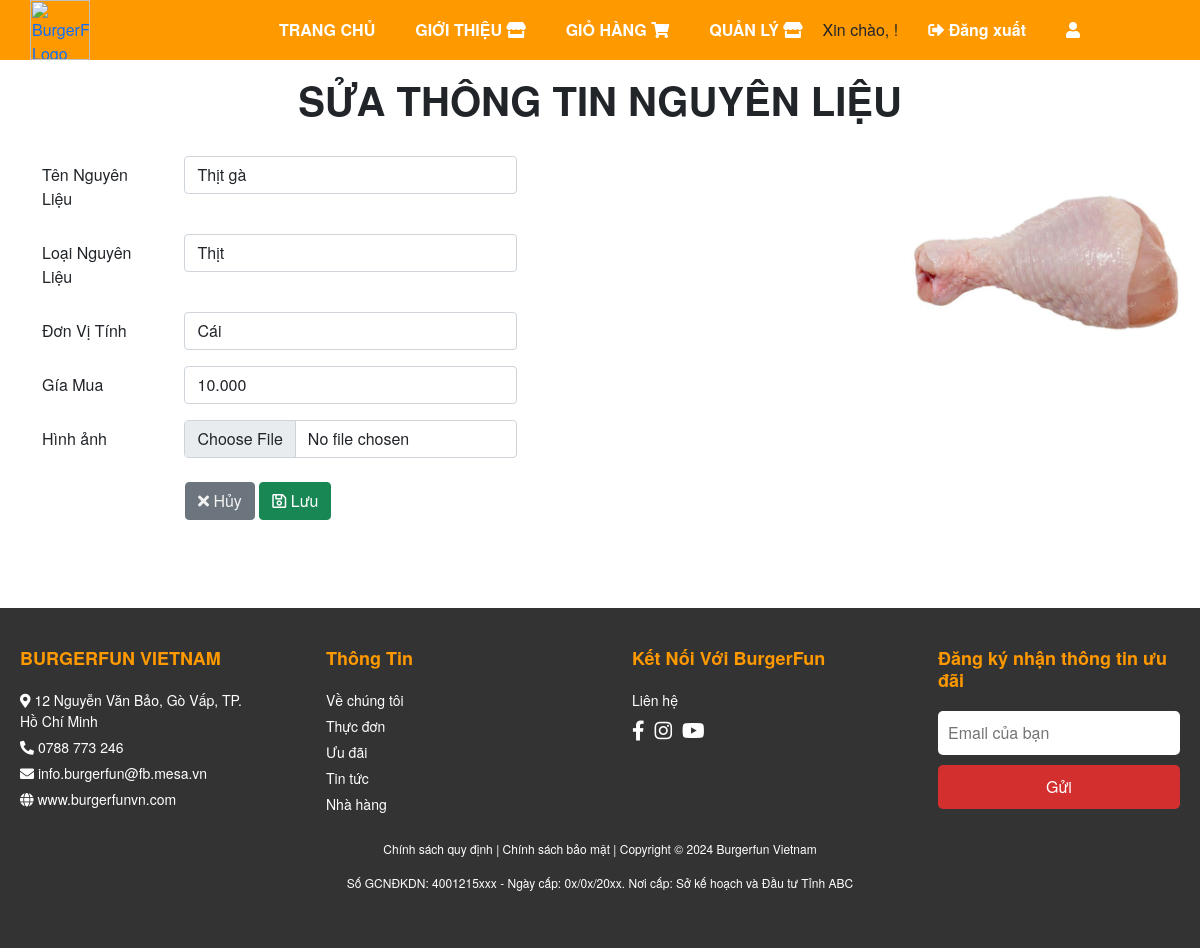
/index.php?page=quanly/quanlynguyenlieu/suanguyenlieu&idnl=1&idch=1 (signed in), run on the app's committed database.
### tables this page shows
CREATE TABLE `nguyenlieu` (
  `MaNguyenLieu` int(20) NOT NULL,
  `TenNguyenLieu` varchar(255) NOT NULL,
  `HinhAnh` varchar(255) NOT NULL,
  `GiaMua` int(20) NOT NULL,
  `TinhTrang` int(20) NOT NULL,
  `MaLoaiNguyenLieu` int(20) NOT NULL,
  `MaDonViTinh` int(20) NOT NULL,
  `NguyenLieuTuoi` int(11) NOT NULL
);

### model/mNguyenLieu.php (called while the page is built, shortened)
<?php
class mnguyenlieu{
    public function select1nguyenlieu($masp,$mach){
        $p= new clsKetNoi();
        $conn=$p->moKetNoi();
        $str="select s.MaNguyenLieu,s.TenNguyenLieu,s.GiaMua,s.MaLoaiNguyenLieu,s.MaDonViTinh,t.TenLoaiNguyenLieu,slt.SoLuong,s.HinhAnh,c.TenCuaHang,c.MaCuaHang,s.TinhTrang from nguyenlieu s inner join loainguyenlieu t on s.MaLoaiNguyenLieu = t.MaLoaiNguyenLieu inner join soluongton slt on s.MaNguyenLieu=slt.MaNguyenLieu inner join cuahang c on c.MaCuaHang=slt.MaCuaHang where s.MaNguyenLieu = $masp and slt.MaCuaHang =$mach" ;
        $ketqua = mysqli_query($conn,$str);
        return $ketqua;
    }
}
?>

### controller/cNguyenLieu.php (called while the page is built, shortened)
<?php
include_once("model/mNguyenLieu.php");
class cnguyenlieu{
public function get1nguyenlieu($masp,$mach){
    $p = new mnguyenlieu();
    $table=$p->select1nguyenlieu($masp,$mach);
    if($table->num_rows>0){
       return $table;
    }else{
        return false;
    }
}
}
?>

### model/mLoaiNguyenLieu.php (called while the page is built, shortened)
<?php
class mloainguyenlieu{
    public function selectallloainguyenlieu(){
        $p= new clsKetNoi();
        $conn=$p->moKetNoi();
        $str="select * from loainguyenlieu ";
        $ketqua = mysqli_query($conn,$str);
        return $ketqua;
    }
}
?>

### controller/cLoaiNguyenLieu.php (called while the page is built, shortened)
<?php
include_once("model/mloainguyenlieu.php");
class cloainguyenlieu{
    public function getallloainguyenlieu(){
        $p = new mloainguyenlieu();
        $table=$p->selectallloainguyenlieu();
        if($table->num_rows>0){
           return $table;
        }else{
            return false;
        }
    }
}
?>

### model/mDonViTinh.php (called while the page is built, shortened)
<?php
class mdonvitinh{
    public function selectalldvt(){
        $p= new clsKetNoi();
        $conn=$p->moKetNoi();
        $str="select * from donvitinh ";
        $ketqua = mysqli_query($conn,$str);
        return $ketqua;
    }
}
?>

### controller/cDonViTinh.php (called while the page is built, shortened)
<?php
include_once("model/mDonViTinh.php");
class cdonvitinh{
    public function getalldvt(){
        $p = new mdonvitinh();
        $table=$p->selectalldvt();
        if($table->num_rows>0){
           return $table;
        }else{
            return false;
        }
    }
}
?>

### view/page/quanly/quanlynguyenlieu/suanguyenlieu/index.php (the view, shortened to what this page needs)
<?php
include_once("controller/cNguyenLieu.php");
$p = new cnguyenlieu();
$manl= $_REQUEST["idnl"];
$mach=$_REQUEST["idch"];
$kq=$p->get1nguyenlieu($manl,$mach);
if($kq){
    while($r=$kq->fetch_assoc()){
        $tennl=$r["TenNguyenLieu"];
        $giamua=$r["GiaMua"];
        $gia = number_format($giamua, 0, ',', '.');
        $hinhanh=$r["HinhAnh"];
        $loainl=$r["MaLoaiNguyenLieu"];
        $dvt=$r["MaDonViTinh"];
    }
}else{
    echo '<script>alert("ma san pham khong ton tai")</script>';
}
?>
<body>
        <div class="container qlnl">
            <h1 class="d-flex justify-content-center py-3 font-weight-bold">SỬA THÔNG TIN NGUYÊN LIỆU</h1>
            <form action="" method="post" enctype="multipart/form-data">
            <div class=" row">
                <div class="suanl-left col-9     ">
                    <div class="form-group row py-2">
                        <label for="" class="col-sm-2 col-form-label">Tên Nguyên Liệu</label>
                        <div class="col-sm-5">
                            <input type="text" class="form-control" value="<?php if(isset($tennl)) echo $tennl ?>" name="TenNguyenLieu" id="">
                        </div>
                    </div>
                    <div class="form-group row py-2">
                <label for="" class="col-sm-2 col-form-label">Loại Nguyên Liệu</label>
                <div class="col-sm-5">
                    <select name="maloainl" class="form-control" required>
                        <?php
                        include_once("controller/cLoaiNguyenLieu.php");
                        $x=new cloainguyenlieu();
                        $loai = $x->getallloainguyenlieu();
                        if(!$loai){
                            echo "khong co data";
                        }else{
                            while($r= $loai->fetch_assoc()) {
                                if($r["MaLoaiNguyenLieu"]==$loainl){
                                    echo '<option name="maloainl"  value = "' .$r["MaLoaiNguyenLieu"].'" selected >'.$r["TenLoaiNguyenLieu"].'</option>';
                                }else{
                                    echo '<option name="maloainl"  value = "'.$r["MaLoaiNguyenLieu"].'"> '.$r["TenLoaiNguyenLieu"].'</option>';
                                }
                            }
                        }
                        ?>
                    </select>
                </div>
            </div>
                    <div class="form-group row py-2">
                        <label for="" class="col-sm-2 col-form-label">Đơn Vị Tính</label>
                        <div class="col-sm-5">
                            <select name="dvt" class="form-control" required>
                            <?php
                            include_once("controller/cDonViTinh.php");
                            $d=new cdonvitinh();
                            $madvt = $d->getalldvt();
                            if(!$madvt){
                                echo "khong co data";
                            }else{
                                while($r1= $madvt->fetch_assoc()) {
                                    if($r1["MaDonViTinh"]==$dvt){
                                        echo '<option name="dvt"  value = "' .$r1["MaDonViTinh"].'" selected >'.$r1["TenDonViTinh"].'</option>';
                                    }else{
                                        echo '<option name="dvt"  value = "'.$r1["MaDonViTinh"].'"> '.$r1["TenDonViTinh"].'</option>';
                                    }
                                }
                            }
                            ?>
                        </select>
                        </div>
                    </div>
                    <div class="form-group row py-2">
                        <label for="" class="col-sm-2 col-form-label">Gía Mua</label>
                        <div class="col-sm-5">
                        <input type="number" class="form-control" value="<?php if(isset($gia)) echo $gia ?>" name="giamua" id="">
                        </div>
                    </div>
                    <div class="form-group row py-2">
                        <label for="" class="col-sm-2 col-form-label">Hình ảnh</label>
                        <div class="col-sm-5">
                        <input type="file" name="hinhanh" class="form-control" id="">
                        </div>
                    </div>
                    <div class="form-actions py-3">
                        <label for="" class="col-sm-2 col-form-label"></label>
                           <button class="btn btn-secondary"><a href="index.php?page=quanly/quanlynguyenlieu"><i class="fas fa-times"></i> Hủy</a></button>
                           <button name = "submit"class="btn btn-success" onclick="showConfirm('Bạn có chắc chắn muốn sửa không?')"><i class="far fa-save"></i> Lưu</button>
                    </div>
                </div>
                <div class="suanl-right col-2">
                <img src="img/nguyenlieu/<?php  echo $hinhanh ?>" width="300px" alt="">
                </div>
            </div>
            </form>
        </div>
    </body>

### view/layout/header.php (shortened to what this page needs)
<html>
<head>
  <link href="https://cdnjs.cloudflare.com/ajax/libs/font-awesome/5.15.3/css/all.min.css" rel="stylesheet" />
  <link rel="stylesheet" href="view/layout/css/style.css?v=146">
  <link rel="stylesheet" href="view/layout/css/bootstrap-5.0.2-dist/css/bootstrap.min.css">
</head>
<body>
<div class="head">
    <div class="header ">
        <div>
          <a href="index.html"><img alt="BurgerFun Logo" src="img/logo.png" width="60" /></a>
        </div>
        <div class="h-nav">
          <a href="index.php">TRANG CHỦ  </a>
         <a href="index.php?page=gioithieu">GIỚI THIỆU <i class="fas fa-store"></i></a>
          <a href="index.php?page=giohang">GIỎ HÀNG <i class='fas fa-shopping-cart'></i></a>
          <?php
              if (isset($_SESSION["dangnhap"]) && $_SESSION["dangnhap"]) {
                  echo '<a href="index.php?page=quanly">QUẢN LÝ <i class="fas fa-store"></i></a> ';
                  echo '<span style="margin-right: 10px;">Xin chào, ' . $_SESSION["dangnhap"]["HoTen"] . '!</span>';
                  echo '<a href="index.php?page=dangxuat"><i class="fas fa-sign-out-alt"></i> Đăng xuất</a>';
              } else {
                  echo '<a href="index.php?page=dangnhap">Đăng nhập</a>';
              }
          ?>
          <a href="index.php?page=hoso"><i class="fas fa-user"></i></a>
        </div>
    </div>

### index.php (shortened to what this page needs)
<?php
require("view/layout/header.php");
if (isset($_GET["page"])) {
    $page = $_GET["page"];
} else {
    $page = 'trangchu';
}
if (file_exists("view/page/".$page."/index.php")) {
    include("view/page/".$page."/index.php");
} else {
    include("view/page/404/index.php");
}
include("view/layout/footer.php");
?>

### view/layout/footer.php
<br> <br> <br>
</body>
<footer>
        <div class="footer">
            <div class="row">
                <div class="column col-3">
                    <h3>BURGERFUN VIETNAM</h3>
                    <p><i class="fas fa-map-marker-alt"></i> 12 Nguyễn Văn Bảo, Gò Vấp, TP. Hồ Chí Minh</p>
                    <p><i class="fas fa-phone-alt"></i> 0788 773 246</p>
                    <p><i class="fas fa-envelope"></i> info.burgerfun@fb.mesa.vn</p>
                    <p><i class="fas fa-globe"></i> www.burgerfunvn.com</p>
                </div>
                <div class="column col-3">
                    <h3>Thông Tin</h3>
                    <a href="#">Về chúng tôi</a>
                    <a href="#">Thực đơn</a>
                    <a href="#">Ưu đãi</a>
                    <a href="#">Tin tức</a>
                    <a href="#">Nhà hàng</a>
                </div>
                <div class="column col-3">
                    <h3>Kết Nối Với BurgerFun</h3>
                    <a href="#">Liên hệ</a>
                    <div class="social-icons">
                        <a href="#"><i class="fab fa-facebook-f"></i></a>
                        <a href="#"><i class="fab fa-instagram"></i></a>
                        <a href="#"><i class="fab fa-youtube"></i></a>
                    </div>
                </div>
                <div class="column subscribe col-3">
                    <h3>Đăng ký nhận thông tin ưu đãi</h3>
                    <input type="email" placeholder="Email của bạn">
                    <button>Gửi</button>
                </div>
            </div>
            <div class="bottom">
                <p>Chính sách quy định | Chính sách bảo mật | Copyright © 2024 Burgerfun Vietnam</p>
                <p>Số GCNĐKDN: 4001215xxx - Ngày cấp: 0x/0x/20xx. Nơi cấp: Sở kế hoạch và Đầu tư Tỉnh ABC</p>
            </div>
        </div>
    </footer>
</html>

### view/layout/css/style.css (style rules this page uses)
* { font-family: "block-pro", "Helvetica Neue", Verdana, Arial, sans-serif; margin: 0; padding: 0; }
.head { position: sticky; top: 0; z-index: 1; }
.header { background-color: #ff9900; padding-left: 30px; text-align: left; display: flex; justify-content: space-between; }
.h-nav { display: flex; align-items: center; padding-right: 100px; }
.h-nav>a { color: #fff; text-decoration: none; font-weight: 600; padding: 0 20px; }
button { background-color: rgba(255, 255, 255, 0.7); border: none; cursor: pointer; padding: 10px; }
.footer { background-color: #333; color: white; padding: 40px 0; }
.footer .column { flex: 1; margin: 0 20px; }
.footer .column h3 { font-size: 18px; margin-bottom: 20px; font-weight: bold; color: #ff9900; }
.footer .column p, .footer .column a { font-size: 14px; color: white; text-decoration: none; margin: 5px 0; display: block; }
.footer .social-icons { display: flex; gap: 10px; }
.footer .social-icons a { color: white; font-size: 20px; }
.footer .subscribe { display: flex; flex-direction: column; }
.footer .subscribe input[type="email"] { padding: 10px; margin-bottom: 10px; border: none; border-radius: 5px; }
.footer .subscribe button { padding: 10px; background-color: #d32f2f; color: white; border: none; border-radius: 5px; cursor: pointer; }
.footer .bottom { text-align: center; margin-top: 20px; font-size: 12px; }
.qlnl>h1 , .ulnl>h1, .kqulnl>h1 , .qldnh >h1 { font-weight: bold; }
button>a { text-decoration: none; color: #f2f2f2; }

### data on the page
nguyenlieu: TenNguyenLieu "Thịt gà", giamua "10.000", HinhAnh (picture)

### other printed values
form field maloainl "Thịt"
form field dvt "Cái"
